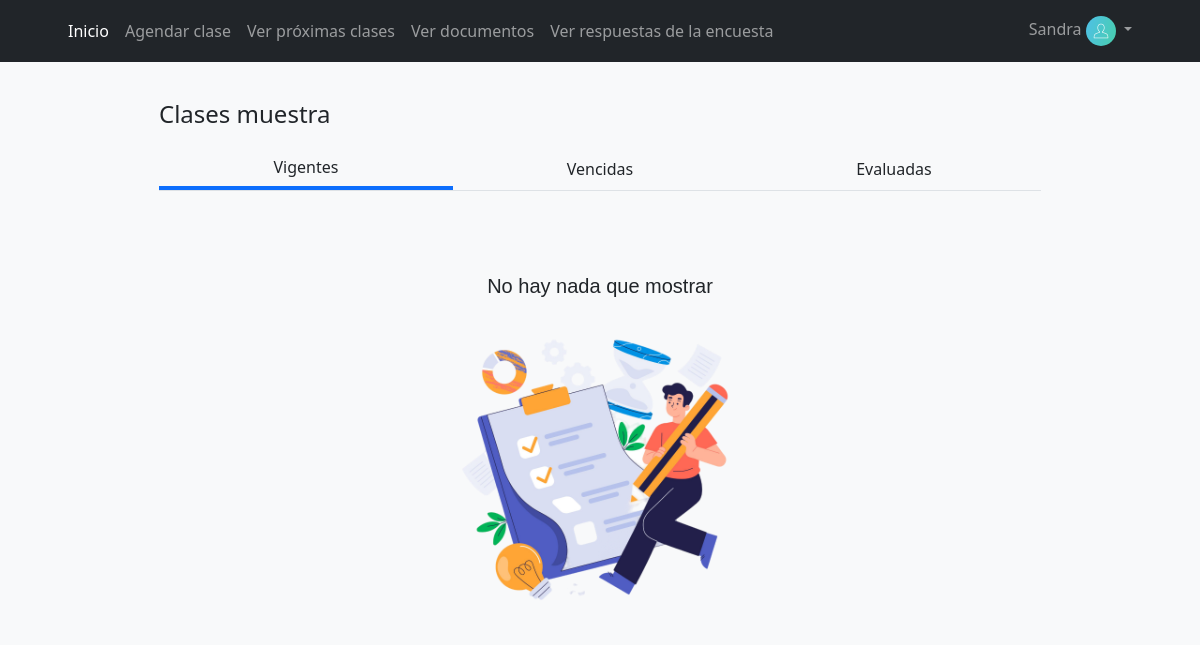
/Vista/Coordinador/aplicarGuia.php (signed in), run on the app's committed database.
### tables this page shows
CREATE TABLE `usuario` (
  `idUsuario` int(11) NOT NULL,
  `Nombre` varchar(45) NOT NULL,
  `ApellidoP` varchar(45) NOT NULL,
  `ApellidoM` varchar(45) DEFAULT NULL,
  `FechaNac` date NOT NULL,
  `GradoA` enum('Licenciatura','Maestría','Doctorado') NOT NULL,
  `ProgramaE` varchar(45) NOT NULL,
  `Correo` varchar(45) NOT NULL,
  `Contrasena` varchar(100) NOT NULL,
  `Firma` varchar(100) DEFAULT NULL,
  `Cargo` enum('Profesor de Tiempo Completo','Profesor','NO APLICA') DEFAULT NULL,
  `TipoUsuario` enum('Administrador','Coordinador','Profesor') NOT NULL,
  `fotoperfil` text NOT NULL DEFAULT 'perfil.png',
  `idAcademia` int(11) NOT NULL
);

### Vista/Coordinador/menu.php (shortened to what this page needs)
<nav class="navbar navbar-expand-lg navbar-dark bg-dark fixed-top">
	<div class="container-fluid ms-5">
		<div class="collapse navbar-collapse" id="navbarSupportedContent">
			<ul class="navbar-nav me-auto mb-2 mb-lg-0">
				<li class="nav-item">
					<a class="nav-link active" aria-current="page" href="index.php">Inicio</a>
				</li>
				<li class="nav-item">
					<a class="nav-link" aria-current="page" data-bs-toggle="modal"
						data-bs-target="#agendarClase">Agendar clase</a>
				</li>
				<li class="nav-item">
					<a class="nav-link" aria-current="page" href="aplicarGuia.php">Ver próximas clases</a>
				</li>
				<li class="nav-item">
					<a class="nav-link" aria-current="page" href="verDocumentos.php">Ver documentos</a>
				</li>
				<li class="nav-item">
					<a class="nav-link" aria-current="page" href="verEncuestas.php">Ver respuestas de la encuesta</a>
				</li>
			</ul>
			<ul class="navbar-nav me-5 mb-2 mb-lg-0">
			<li class="nav-item dropdown">
				<a class="nav-link dropdown-toggle" href="#" id="navbarScrollingDropdown" role="button" data-bs-toggle="dropdown" aria-expanded="false">
					<?= $consulta->Nombre ?>
					<img src="../../Public/<?= $consulta->fotoperfil ?>" alt="" width="30" class="rounded-circle">
				</a>
				</li>
			</ul>
		</div>
	</div>
</nav>

### data on the page
usuario: Nombre "Sandra", fotoperfil (picture)
